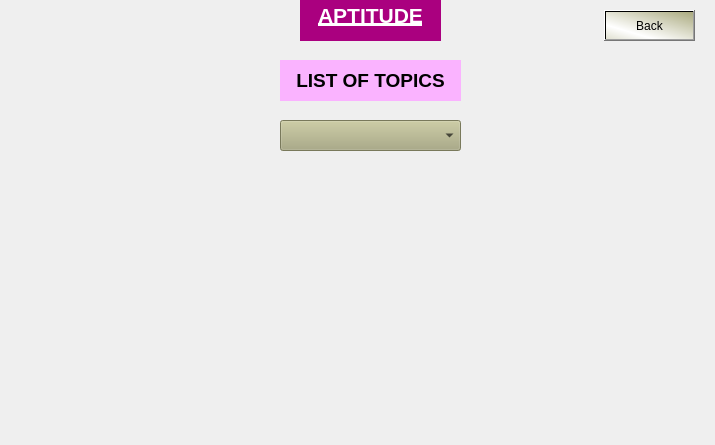
<?xml version="1.0" encoding="UTF-8"?>
<ui version="4.0">
 <class>rone</class>
 <widget class="QDialog" name="rone">
  <property name="geometry">
   <rect>
    <x>0</x>
    <y>0</y>
    <width>715</width>
    <height>445</height>
   </rect>
  </property>
  <property name="windowTitle">
   <string>Dialog</string>
  </property>
  <widget class="QComboBox" name="comboBox">
   <property name="geometry">
    <rect>
     <x>280</x>
     <y>120</y>
     <width>181</width>
     <height>31</height>
    </rect>
   </property>
   <property name="styleSheet">
    <string notr="true">font: 75 10pt &quot;MV Boli&quot;;
background-color: rgb(170, 170, 127);</string>
   </property>
  </widget>
  <widget class="QLabel" name="label_2">
   <property name="geometry">
    <rect>
     <x>300</x>
     <y>-10</y>
     <width>141</width>
     <height>51</height>
    </rect>
   </property>
   <property name="styleSheet">
    <string notr="true">background-color: rgb(170, 0, 127);</string>
   </property>
   <property name="text">
    <string>&lt;html&gt;&lt;head/&gt;&lt;body&gt;&lt;p align=&quot;center&quot;&gt;&lt;span style=&quot; font-size:16pt; font-weight:600; text-decoration: underline; color:#ffffff;&quot;&gt;APTITUDE&lt;/span&gt;&lt;/p&gt;&lt;/body&gt;&lt;/html&gt;</string>
   </property>
  </widget>
  <widget class="QLabel" name="label">
   <property name="geometry">
    <rect>
     <x>280</x>
     <y>60</y>
     <width>181</width>
     <height>41</height>
    </rect>
   </property>
   <property name="styleSheet">
    <string notr="true">background-color: rgb(0, 170, 255);
background-color: rgb(250, 179, 255);</string>
   </property>
   <property name="text">
    <string>&lt;html&gt;&lt;head/&gt;&lt;body&gt;&lt;p align=&quot;center&quot;&gt;&lt;span style=&quot; font-size:14pt; font-weight:600;&quot;&gt;LIST OF TOPICS&lt;/span&gt;&lt;/p&gt;&lt;/body&gt;&lt;/html&gt;</string>
   </property>
  </widget>
  <widget class="QPushButton" name="pushButton">
   <property name="geometry">
    <rect>
     <x>620</x>
     <y>10</y>
     <width>75</width>
     <height>23</height>
    </rect>
   </property>
   <property name="text">
    <string>Back</string>
   </property>
  </widget>
  <widget class="QPushButton" name="pushButton_2">
   <property name="geometry">
    <rect>
     <x>604</x>
     <y>10</y>
     <width>91</width>
     <height>31</height>
    </rect>
   </property>
   <property name="styleSheet">
    <string notr="true">background-color: qlineargradient(spread:reflect, x1:1, y1:0, x2:0.284, y2:0.75, stop:0 rgba(170, 170, 127, 255), stop:1 rgba(255, 255, 255, 255));
font: 75 16pt &quot;MS Shell Dlg 2&quot;;</string>
   </property>
   <property name="text">
    <string>Back</string>
   </property>
  </widget>
 </widget>
 <resources/>
 <connections/>
</ui>
